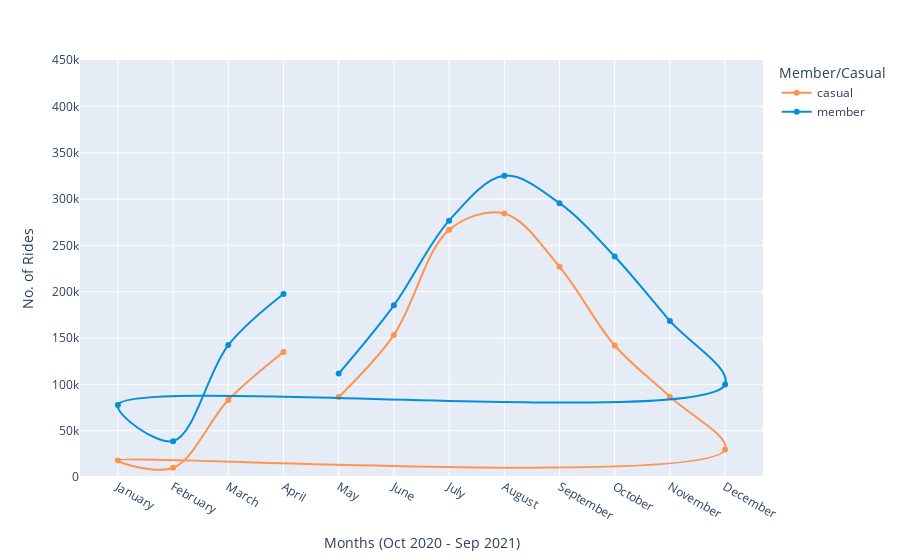

The notebook cell this image was saved under:
### Code cell
fig_2 = df.groupby(['year', 'month', 'member_casual'], as_index=False).count()
fig_2 = fig_2[fig_2['ride_id'] != 0]

px.line(fig_2, x = 'month', y = 'ride_id', range_y = [0,450000],
        color = 'member_casual', 
        line_shape = 'spline',
        markers=True, 
        labels = {'ride_id': 'No. of Rides', 'month': 'Months (Oct 2020 - Sep 2021)', 'member_casual': 'Member/Casual'},
        hover_name = 'member_casual', hover_data = {'member_casual': False, 'month': True, 'ride_id': True}, 
        color_discrete_map = {'casual': '#FF934F', 'member': '#058ED9'})

### Figure 1 — Plotly figure (JSON) as saved in the notebook; plotly's stock layout.template omitted (floating-point values rounded to 4 significant figures)
{"data": [{"customdata": [["casual"], ["casual"], ["casual"], ["casual"], ["casual"], ["casual"], ["casual"], ["casual"], ["casual"], ["casual"], ["casual"], ["casual"], ["casual"], ["casual"], ["casual"], ["casual"], ["casual"], ["casual"], ["casual"], ["casual"], ["casual"], ["casual"], ["casual"], ["casual"]], "hovertemplate": "<b>%{hovertext}</b><br><br>Months (Oct 2020 - Sep 2021)=%{x}<br>No. of Rides=%{y}<extra></extra>", "hovertext": ["casual", "casual", "casual", "casual", "casual", "casual", "casual", "casual", "casual", "casual", "casual", "casual", "casual", "casual", "casual", "casual", "casual", "casual", "casual", "casual", "casual", "casual", "casual", "casual"], "legendgroup": "casual", "line": {"color": "#FF934F", "dash": "solid", "shape": "spline"}, "marker": {"symbol": "circle"}, "mode": "markers+lines", "name": "casual", "orientation": "v", "showlegend": true, "type": "scatter", "x": ["January", "February", "March", "April", "May", "June", "July", "August", "September", "October", "November", "December", "January", "February", "March", "April", "May", "June", "July", "August", "September", "October", "November", "December"], "xaxis": "x", "y": [null, null, null, null, 86216, 153319, 266691, 284375, 226835, 141922, 86730, 29665, 17842, 9964, 83148, 134945, null, null, null, null, null, null, null, null], "yaxis": "y"}, {"customdata": [["member"], ["member"], ["member"], ["member"], ["member"], ["member"], ["member"], ["member"], ["member"], ["member"], ["member"], ["member"], ["member"], ["member"], ["member"], ["member"], ["member"], ["member"], ["member"], ["member"], ["member"], ["member"], ["member"], ["member"]], "hovertemplate": "<b>%{hovertext}</b><br><br>Months (Oct 2020 - Sep 2021)=%{x}<br>No. of Rides=%{y}<extra></extra>", "hovertext": ["member", "member", "member", "member", "member", "member", "member", "member", "member", "member", "member", "member", "member", "member", "member", "member", "member", "member", "member", "member", "member", "member", "member", "member"], "legendgroup": "member", "line": {"color": "#058ED9", "dash": "solid", "shape": "spline"}, "marker": {"symbol": "circle"}, "mode": "markers+lines", "name": "member", "orientation": "v", "showlegend": true, "type": "scatter", "x": ["January", "February", "March", "April", "May", "June", "July", "August", "September", "October", "November", "December", "January", "February", "March", "April", "May", "June", "July", "August", "September", "October", "November", "December"], "xaxis": "x", "y": [null, null, null, null, 111615, 185249, 276654, 325065, 295491, 237996, 168432, 99832, 77573, 38685, 142375, 197477, null, null, null, null, null, null, null, null], "yaxis": "y"}], "layout": {"legend": {"title": {"text": "Member/Casual"}, "tracegroupgap": 0}, "margin": {"t": 60}, "xaxis": {"anchor": "y", "domain": [0, 1], "title": {"text": "Months (Oct 2020 - Sep 2021)"}}, "yaxis": {"anchor": "x", "domain": [0, 1], "range": [0, 450000], "title": {"text": "No. of Rides"}}}}
